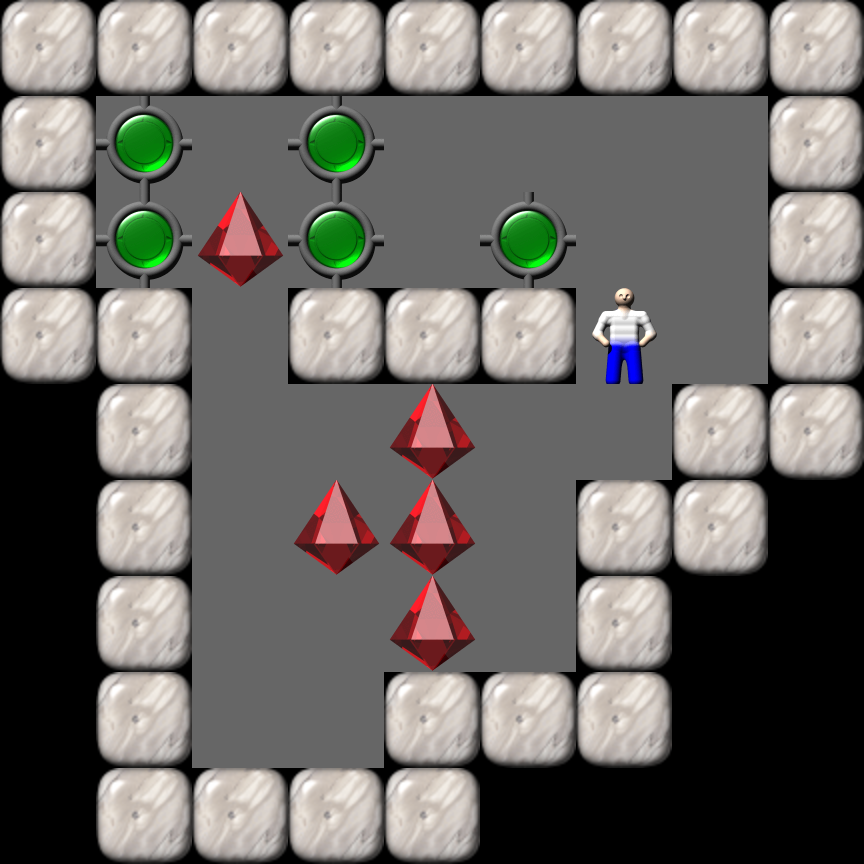

Tiled map render using the project's own tile images. Description and the map definition, with tile-layer contents summarised, below:
An orthogonal 9x9 tile map with 96x96 px tiles, 1 tile layer (Tile Layer 1).

<map version="1.0" orientation="orthogonal" width="9" height="9" tilewidth="96" tileheight="96">
  <properties>
    <property name="Title" value="8" />
  </properties>
  <tileset source="Sokoban.tsx" firstgid="1" />
  <layer name="Tile Layer 1" width="9" height="9">
    <data>[81 cells, 81 non-empty, 6 distinct tile ids]</data>
  </layer>
</map>
